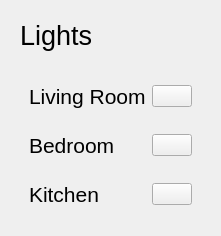
               <widget class="QWidget" name="lightsContainer" native="true">
                <layout class="QVBoxLayout" name="verticalLayout_10">
                 <item>
                  <widget class="QWidget" name="lightsHeaderContainer" native="true">
                   <property name="sizePolicy">
                    <sizepolicy hsizetype="Preferred" vsizetype="Maximum">
                     <horstretch>0</horstretch>
                     <verstretch>0</verstretch>
                    </sizepolicy>
                   </property>
                   <layout class="QHBoxLayout" name="horizontalLayout_6">
                    <item>
                     <widget class="QLabel" name="lightsLabel">
                      <property name="enabled">
                       <bool>true</bool>
                      </property>
                      <property name="font">
                       <font>
                        <pointsize>20</pointsize>
                       </font>
                      </property>
                      <property name="text">
                       <string>Lights</string>
                      </property>
                     </widget>
                    </item>
                   </layout>
                  </widget>
                 </item>
                 <item alignment="Qt::AlignTop">
                  <widget class="QWidget" name="lightsList" native="true">
                   <property name="styleSheet">
                    <string notr="true">#livingRoomLight, #bedroomLight, #kitchenLight {
	border-radius: 8px;
}

#livingRoomLight:hover, #bedroomLight:hover, #kitchenLight:hover {
	background-color: #434158;
}
</string>
                   </property>
                   <layout class="QVBoxLayout" name="verticalLayout_6">
                    <item>
                     <widget class="QWidget" name="livingRoomLight" native="true">
                      <layout class="QHBoxLayout" name="horizontalLayout_10">
                       <item>
                        <widget class="QLabel" name="livingRoomLightLabel">
                         <property name="font">
                          <font>
                           <pointsize>16</pointsize>
                          </font>
                         </property>
                         <property name="text">
                          <string>Living Room</string>
                         </property>
                        </widget>
                       </item>
                       <item alignment="Qt::AlignRight">
                        <widget class="QPushButton" name="livingRoomLightBtn">
                         <property name="cursor">
                          <cursorShape>PointingHandCursor</cursorShape>
                         </property>
                         <property name="text">
                          <string />
                         </property>
                         <property name="icon">
                          <iconset resource="../icons_resource.qrc">
                           <normaloff>:/icons/toggle-off-colored.svg</normaloff>:/icons/toggle-off-colored.svg</iconset>
                         </property>
                         <property name="iconSize">
                          <size>
                           <width>48</width>
                           <height>48</height>
                          </size>
                         </property>
                         <property name="checkable">
                          <bool>true</bool>
                         </property>
                        </widget>
                       </item>
                      </layout>
                     </widget>
                    </item>
                    <item>
                     <widget class="QWidget" name="bedroomLight" native="true">
                      <layout class="QHBoxLayout" name="horizontalLayout_11">
                       <item>
                        <widget class="QLabel" name="bedroomLightLabel">
                         <property name="font">
                          <font>
                           <pointsize>16</pointsize>
                          </font>
                         </property>
                         <property name="text">
                          <string>Bedroom</string>
                         </property>
                        </widget>
                       </item>
                       <item alignment="Qt::AlignRight">
                        <widget class="QPushButton" name="bedroomLightBtn">
                         <property name="cursor">
                          <cursorShape>PointingHandCursor</cursorShape>
                         </property>
                         <property name="text">
                          <string />
                         </property>
                         <property name="icon">
                          <iconset resource="../icons_resource.qrc">
                           <normaloff>:/icons/toggle-off-colored.svg</normaloff>:/icons/toggle-off-colored.svg</iconset>
                         </property>
                         <property name="iconSize">
                          <size>
                           <width>48</width>
                           <height>48</height>
                          </size>
                         </property>
                         <property name="checkable">
                          <bool>true</bool>
                         </property>
                        </widget>
                       </item>
                      </layout>
                     </widget>
                    </item>
                    <item>
                     <widget class="QWidget" name="kitchenLight" native="true">
                      <layout class="QHBoxLayout" name="horizontalLayout_12">
                       <item>
                        <widget class="QLabel" name="kitchenLightLabel">
                         <property name="font">
                          <font>
                           <pointsize>16</pointsize>
                          </font>
                         </property>
                         <property name="text">
                          <string>Kitchen</string>
                         </property>
                        </widget>
                       </item>
                       <item alignment="Qt::AlignRight">
                        <widget class="QPushButton" name="kitchenLightBtn">
                         <property name="cursor">
                          <cursorShape>PointingHandCursor</cursorShape>
                         </property>
                         <property name="text">
                          <string />
                         </property>
                         <property name="icon">
                          <iconset resource="../icons_resource.qrc">
                           <normaloff>:/icons/toggle-off-colored.svg</normaloff>:/icons/toggle-off-colored.svg</iconset>
                         </property>
                         <property name="iconSize">
                          <size>
                           <width>48</width>
                           <height>48</height>
                          </size>
                         </property>
                         <property name="checkable">
                          <bool>true</bool>
                         </property>
                        </widget>
                       </item>
                      </layout>
                     </widget>
                    </item>
                   </layout>
                  </widget>
                 </item>
                </layout>
               </widget>
